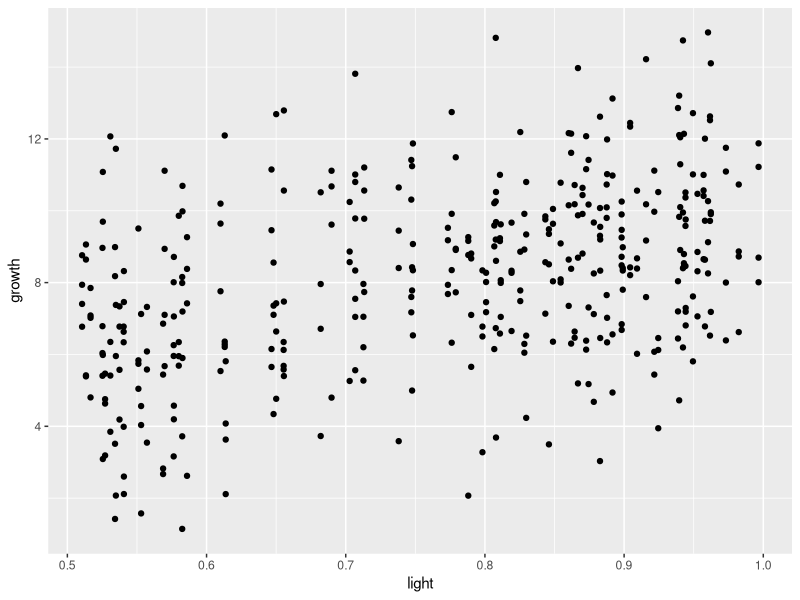
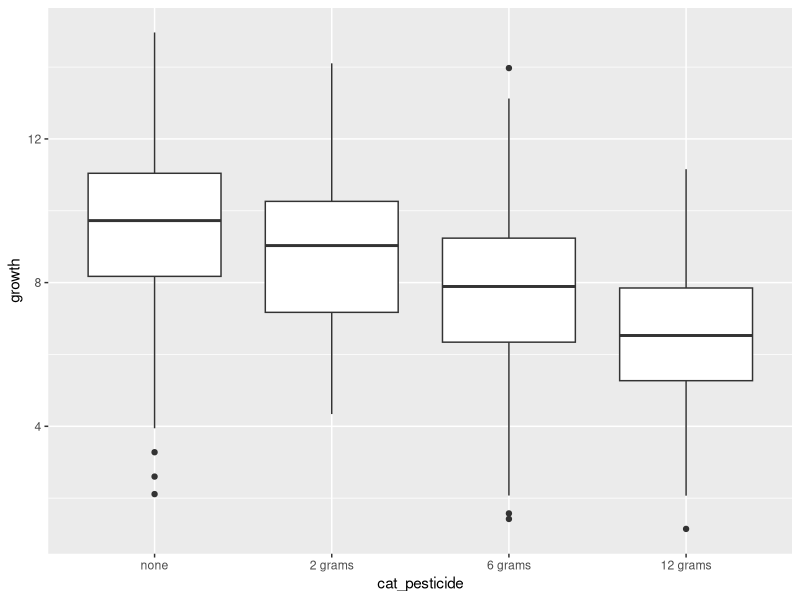
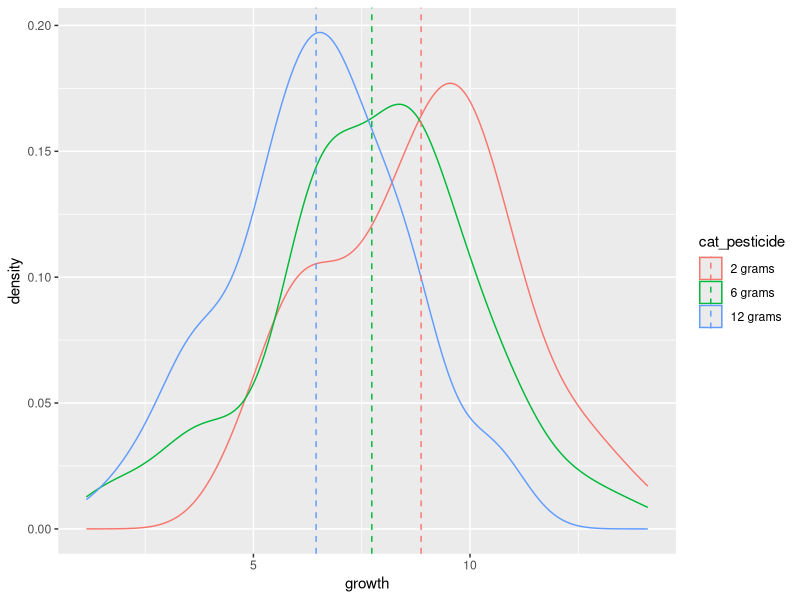

Source code (R) for these figures, in order:
## ---- chunk 1
library(tidyverse)

# simulated data for light and water levels
df <- tibble(light = rep(runif(100, .5, 1), each = 4), # observed light amounts between .5 half light and 1- full light
             pesticide =rep(c(0,2,6,12), 100)) %>%
  # simulated growth in inches
  # plants grow more with more light, and less with more pesticide
  mutate(growth = 8*light + -.2*pesticide + rnorm(400, 3, 2)) # 'other factors' are in the rnorm call here we don't know what they were
summary(df$growth)
## ---- chunk 2

df %>% ggplot(aes(light, growth))+
  geom_point()

## ---- chunk 3
df <- df %>% mutate(cat_pesticide = as_factor(case_when(
  pesticide == 0 ~ 'none',
  pesticide == 2 ~ '2 grams',
  pesticide == 6 ~ '6 grams',
  pesticide == 12 ~ '12 grams')))
df %>%
  ggplot(aes(cat_pesticide, growth))+
  geom_boxplot()
## ---- chunk 4
lg_test <- cor.test(df$light,df$growth)
lg_test
## ---- chunk 5
pg_test <- cor.test(df$pesticide,df$growth)
pg_test
## ---- chunk 6
# filter to plants with at least some pesticides
df_somepest <- df %>% filter(pesticide > 0) %>% 
  # calculate the group means for the plot
  group_by(cat_pesticide) %>% mutate(growth_mean = mean(growth)) %>% ungroup()
  
df_somepest %>% ggplot(aes(growth, color = cat_pesticide, group = cat_pesticide))+
  geom_density(alpha = 0.5)+
  geom_vline(aes(xintercept = growth_mean,color = cat_pesticide), linetype = 2)

## ---- chunk 7
# we use a 'formula' here to tell r to do an anova of growth 'by' pesticide
anova1 <- oneway.test(growth ~ pesticide, data = df_somepest)
anova1
